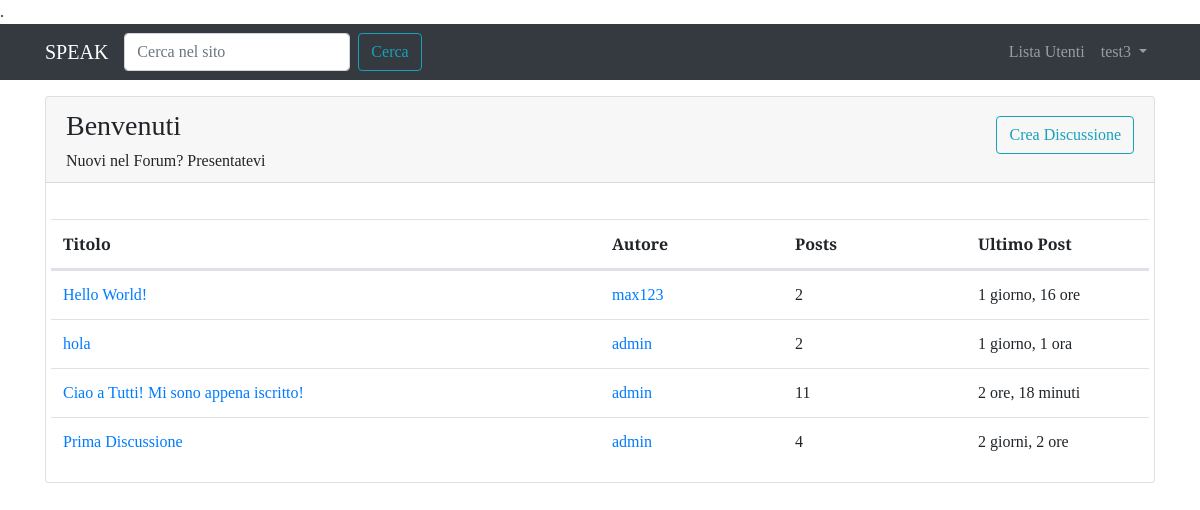
The page /forum/sezione/1/ (signed in) on the database its author committed.
### forum/models.py (models this page shows, shortened)
class Sezione(models.Model):
    nome_sezione = models.CharField(max_length=80)
    descrizione = models.CharField(max_length=150, blank=True, null=True) # black e null permettono di lasciare vuoto qst campo, se desiderato
    logo_sezione = models.ImageField(blank=True, null=True)
    class Meta:
        verbose_name = "Sezione"
        verbose_name_plural = "Sezioni"

class Discussione(models.Model):
    titolo = models.CharField(max_length=120)
    data_creazione = models.DateTimeField(auto_now_add=True) # data viene inserita alla creazione
    autore_discussione = models.ForeignKey(User, on_delete=models.CASCADE, related_name="discussioni")
    sezione_appartenenza = models.ForeignKey(Sezione, on_delete=models.CASCADE)
    def get_absolute_url(self):
        return reverse("visualizza_discussione", kwargs={"pk": self.pk})
    class Meta:
        verbose_name = "Discussione"
        verbose_name_plural = "Discussioni"

class Post(models.Model):
    autore_post = models.ForeignKey(User, on_delete=models.CASCADE, related_name="posts")
    contenuto = models.TextField()
    data_creazione = models.DateTimeField(auto_now_add=True)
    discussione = models.ForeignKey(Discussione, on_delete=models.CASCADE)
    class Meta:
        verbose_name = "Post"
        verbose_name_plural = "Posts"

### forum/views.py (the view)
# urls.py: path('sezione/<int:pk>/', views.visualizza_sezione, name="sezione_view"),
def visualizza_sezione(request, pk):
    sezione = get_object_or_404(Sezione, pk=pk)
    discussioni_sezione = Discussione.objects.filter(
        sezione_appartenenza=sezione).order_by("-data_creazione") # ordina le discussioni dalla più recente alla meno
    context = {"sezione": sezione, "discussioni": discussioni_sezione}
    return render(request, "forum/singola_sezione.html", context)

### forum/templates/forum/singola_sezione.html (shortened to what this page needs)
{% extends 'base.html' %}
{% block content %}
    <div class="card my-3">
        <div class="card-header d-flex align-items-end">
            <div>
                <h3>{{ sezione.nome_sezione }}</h3>
                <h6 class="card-text">{{ sezione.descrizione }}</h6>
            </div>
            <p class="ml-auto"><a class="btn btn-outline-info" href="{% url 'crea_discussione' pk=sezione.pk %}">Crea Discussione</a></p>
        </div>
        <div class="card-body pb-0">
            <table class="table mt-3">
                <thead>
                    <tr class="row">
                        <th class="col-lg-6 col-4">Titolo</th>
                        <th class="col-lg-2 col-3">Autore</th>
                        <th class="col-lg-2 col-2">Posts</th>
                        <th class="col-lg-2 col-3">Ultimo Post</th>
                    </tr>
                </thead>
                <tbody>
                    <tr class="row">
                        {% for discussione in discussioni %}
                            <td class="col-lg-6 col-4">
                                <a href="{{ discussione.get_absolute_url }}">{{ discussione.titolo }}</a>
                            </td>
                            <td class="col-lg-2 col-3">
                                <a href="{% url 'user_profile' username=discussione.autore_discussione.username %}">{{ discussione.autore_discussione }}</a>
                            </td>
                            <td class="col-lg-2 col-2">
                                {{ discussione.post_set.count }}
                            </td>
                            <td class="col-lg-2 col-3">
                                {{ discussione.post_set.last.data_creazione|timesince }}
                            </td>
                        {% empty %}
                            <p>Non ci sono ancora Discussioni!</p>
                        {% endfor %}
                    </tr>
                </tbody>
            </table>
        </div>
    </div>
{% endblock content %}

### templates/base.html (shortened to what this page needs)
{% load static %}
<!doctype html>
<html lang="it">
  <head>
    <link rel="stylesheet" href="https://cdn.jsdelivr.net/npm/bootstrap@4.6.0/dist/css/bootstrap.min.css">
    <link rel="stylesheet" href="{% static 'css/speak.css' %}">
    <link href="{% static 'fontawesome_free/css/all.min.css' %}" rel="stylesheet" type="text/css">
  </head>
  <body>
    <nav class="navbar navbar-expand-lg navbar-dark bg-dark">
        <div class="container">
            <a class="navbar-brand" href="/">SPEAK</a>
            <div class="collapse navbar-collapse" id="navbarSupportedContent">
                <form class="form-inline my-2 my-lg-0" action="{% url 'funzione_cerca' %}">
                    <input name="q" class="form-control mr-sm-2" type="search" placeholder="Cerca nel sito" aria-label="Search">
                    <button class="btn btn-outline-info my-2 my-sm-0" type="submit">Cerca</button>
                </form>
            <ul class="navbar-nav ml-auto">
                <li class="nav-item">
                <a class="nav-link" href="{% url 'user_list' %}">Lista Utenti <span class="sr-only">(current)</span></a>
                </li>
                {% if request.user.is_authenticated %}
                    <li class="nav-item dropdown">
                    <a class="nav-link dropdown-toggle" href="#" id="navbarDropdown" role="button" data-toggle="dropdown" aria-haspopup="true" aria-expanded="false">
                        {{ request.user.username }}
                    </a>
                    </li>
                {% endif %}
            </ul>
            </div>
        </div>
    </nav>
    <div class="container">
        {% block content %}
        {% endblock content %}
    </div>
  </body>
</html>

### static-storage/css/speak.css (style rules this page uses)
body { font-family: 'Slabo 27px', serif; }

### rows shown on the page
Sezione: nome_sezione "Benvenuti", descrizione "Nuovi nel Forum? Presentatevi"
Discussione: titolo "Hello World!", autore_discussione "max123", post_set.count "2", post_set.last.data_creazione "1 giorno, 16 ore"
Discussione: titolo "hola", autore_discussione "admin", post_set.count "2", post_set.last.data_creazione "1 giorno, 1 ora"
Discussione: titolo "Ciao a Tutti! Mi sono appena iscritto!", autore_discussione "admin", post_set.count "11", post_set.last.data_creazione "2 ore, 18 minuti"
Discussione: titolo "Prima Discussione", autore_discussione "admin", post_set.count "4", post_set.last.data_creazione "2 giorni, 2 ore"

### other values the page prints
{{ request.user.username }} "test3"
